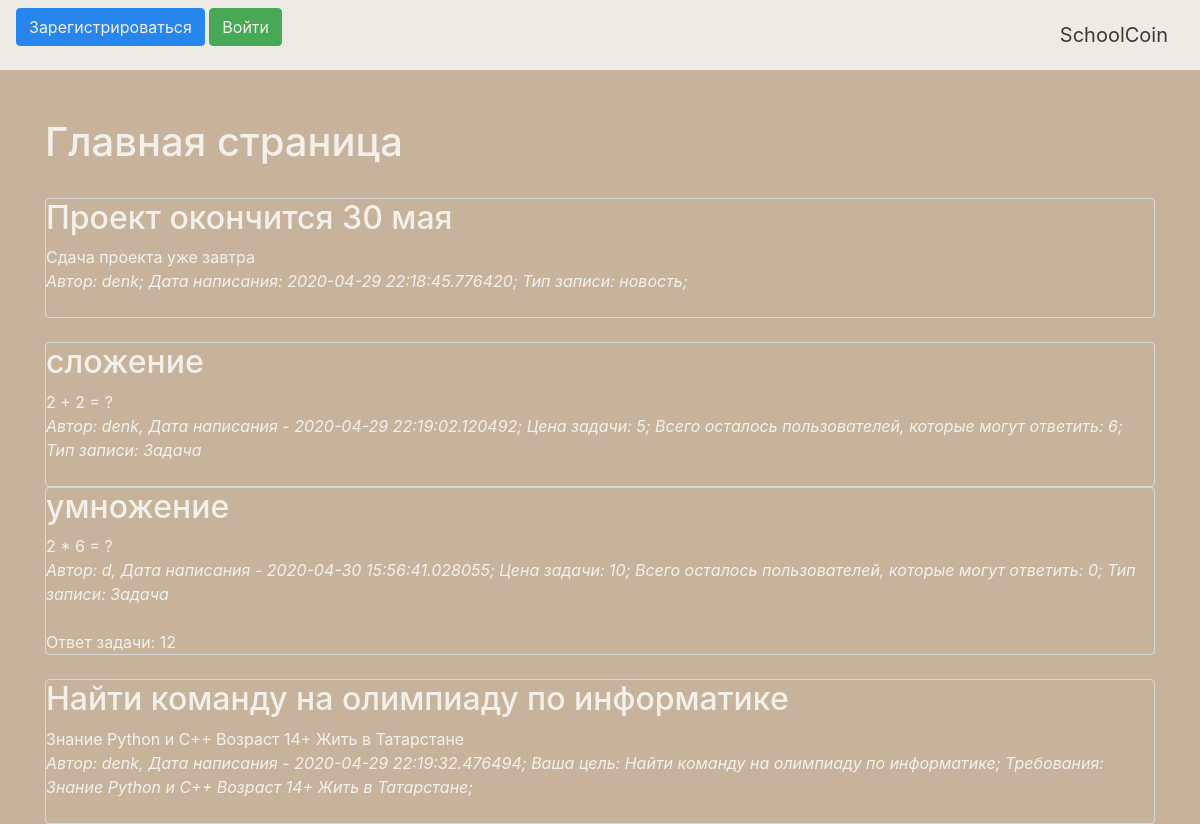
The page / on the database its author committed.
### data/news.py (models this page shows)
class News(SqlAlchemyBase):
    __tablename__ = 'news'
    id = sqlalchemy.Column(sqlalchemy.Integer,
                           primary_key=True, autoincrement=True)
    title = sqlalchemy.Column(sqlalchemy.String, nullable=True)
    content = sqlalchemy.Column(sqlalchemy.String, nullable=True)
    created_date = sqlalchemy.Column(sqlalchemy.DateTime,
                                     default=datetime.datetime.now)
    is_private = sqlalchemy.Column(sqlalchemy.Boolean, default=True)
    user_id = sqlalchemy.Column(sqlalchemy.Integer,
                                sqlalchemy.ForeignKey("users.id"))
    user = orm.relation('User')
    categories = orm.relation("Category",
                              secondary="association",
                              backref="news")

### data/users.py (models this page shows, shortened)
class User(SqlAlchemyBase, UserMixin):
    __tablename__ = 'users'
    id = sqlalchemy.Column(sqlalchemy.Integer,
                           primary_key=True, autoincrement=True)
    name = sqlalchemy.Column(sqlalchemy.String, nullable=True)
    schoolcoins = sqlalchemy.Column(sqlalchemy.Integer, default=0, nullable=False)
    numberoftasks = sqlalchemy.Column(sqlalchemy.Integer, default=0, nullable=False)
    olimps = sqlalchemy.Column(sqlalchemy.Integer, default=0, nullable=False)
    averagemark = sqlalchemy.Column(sqlalchemy.Integer, default=0, nullable=False)
    about = sqlalchemy.Column(sqlalchemy.String, nullable=True)
    email = sqlalchemy.Column(sqlalchemy.String,
                              index=True, unique=True, nullable=True)
    hashed_password = sqlalchemy.Column(sqlalchemy.String, nullable=True)
    answer = sqlalchemy.Column(sqlalchemy.Integer, default=0, nullable=False)
    created_date = sqlalchemy.Column(sqlalchemy.DateTime,
                                     default=datetime.datetime.now)
    news = orm.relation("News", back_populates='user')
    tasks = orm.relation("Tasks", back_populates='user')
    vacancys = orm.relation("Vacancys", back_populates='user')

### data/tasks.py (models this page shows)
class Tasks(SqlAlchemyBase):
    __tablename__ = 'tasks'
    id = sqlalchemy.Column(sqlalchemy.Integer,
                           primary_key=True, autoincrement=True)
    title = sqlalchemy.Column(sqlalchemy.String, nullable=True)
    content = sqlalchemy.Column(sqlalchemy.String, nullable=True)
    asnwer = sqlalchemy.Column(sqlalchemy.String, nullable=True)
    created_date = sqlalchemy.Column(sqlalchemy.DateTime,
                                     default=datetime.datetime.now)
    user_id = sqlalchemy.Column(sqlalchemy.Integer,
                                sqlalchemy.ForeignKey("users.id"))
    cost = sqlalchemy.Column(sqlalchemy.Integer, default=5, nullable=False)
    reusable = sqlalchemy.Column(sqlalchemy.Integer, default=1000, nullable=False)
    answeroftask = sqlalchemy.Column(sqlalchemy.String, nullable=True)
    correctUsers = sqlalchemy.Column(sqlalchemy.String, nullable=True)
    user = orm.relation('User')
    categories = orm.relation("Category",
                              secondary="association",
                              backref="tasks")

### data/vacancys.py (models this page shows)
class Vacancys(SqlAlchemyBase):
    __tablename__ = 'vacancys'
    id = sqlalchemy.Column(sqlalchemy.Integer,
                           primary_key=True, autoincrement=True)
    title = sqlalchemy.Column(sqlalchemy.String, nullable=True)
    content = sqlalchemy.Column(sqlalchemy.String, nullable=True)
    created_date = sqlalchemy.Column(sqlalchemy.DateTime,
                                     default=datetime.datetime.now)
    user_id = sqlalchemy.Column(sqlalchemy.Integer,
                                sqlalchemy.ForeignKey("users.id"))
    user = orm.relation('User')

### main.py (the view)
@app.route("/")
def index():
    session = db_session.create_session()
    tasks = session.query(Tasks)
    vacancys = session.query(Vacancys)
    if current_user.is_authenticated:
        news = session.query(News).filter(
            (News.user == current_user) | (News.is_private != True))
    else:
        news = session.query(News).filter(News.is_private != True)
    return render_template("indexMain.html", news=news, tasks=tasks, vacancys=vacancys)

### data/db_session.py (called while the page is built)
def create_session() -> Session:
    global __factory
    return __factory()

### templates/indexMain.html (shortened to what this page needs)
{% extends "base.html" %}
{% block content %}
<br><br>
<h1>Главная страница</h1>
<br>
{% for item in news%}
<div class="col-md6 border rounded">
    <h2>{{item.title}}</h2>
    <div>
        {{item.content}}
    </div>
    <div>
        <i>
        Автор: {{item.user.name}}; Дата написания: {{item.created_date}};
        Тип записи: новость;
        </i>
    </div>
    <br>
</div>
{% endfor %}
<br>
{% for item in tasks%}
<div class="col-md6 border rounded">
    <h2>{{item.title}}</h2>
    <div>
        {{item.content}}
    </div>
    <div>
        <i>Автор: {{item.user.name}}, Дата написания - {{item.created_date}};
        Цена задачи: {{item.cost}};
        Всего осталось пользователей, которые могут ответить: {{item.reusable}};
        Тип записи: Задача</i>
    </div>
    <br>
    {% if item.reusable <= 0 %}
        <div>Ответ задачи: {{item.answeroftask}}</div>
    {% endif %}
</div>
{% endfor %}
<br>
{% for item in vacancys%}
<div class="col-md6 border rounded">
    <h2>{{item.title}}</h2>
    <div>
        {{item.content}}
    </div>
    <div>
        <i>
        Автор: {{item.user.name}}, Дата написания - {{item.created_date}};
        Ваша цель: {{item.title}};
        Требования: {{item.content}};
        </i>
    </div>
    <br>
</div>
{% endfor %}
{% endblock %}

### templates/base.html (shortened to what this page needs)
<!doctype html>
<html lang="en">
<head>
    <link rel="stylesheet"
          href="https://stackpath.bootstrapcdn.com/bootstrap/4.4.1/css/bootstrap.min.css"
>
</head>
<body>
<header>
    <nav class="navbar navbar-light bg-light">
        {% if current_user.is_authenticated %}
            <a class="navbar-brand" href="/logout">{{ current_user.name }}</a>
        {% else %}
            <p>
                <a class="btn btn-primary " href="/register">Зарегистрироваться</a>
                <a class="btn btn-success" href="/login">Войти</a>
            </p>
        {% endif %}
        <a class="navbar-brand" href="#">SchoolCoin</a>
    </nav>
</header>
<main role="main" class="container">
    {% block content %}{% endblock %}
</main>
</body>
</html>

### templates/indexMain.html (style rules this page uses)
body { opacity: 0.8; background: #c7b39b url(https://pcvector.net/uploads/posts/2018-08/1533326959_low-poly-background-generator-min.png); color: #fff; }

### rows shown on the page
News: title "Проект окончится 30 мая", content "Сдача проекта уже завтра", user.name "denk", created_date "2020-04-29 22:18:45.776420"
Tasks: title "сложение", content "2 + 2 = ?", user.name "denk", created_date "2020-04-29 22:19:02.120492", cost "5", reusable "6"
Tasks: title "умножение", content "2 * 6 = ?", user.name "d", created_date "2020-04-30 15:56:41.028055", cost "10", reusable "0", answeroftask "12"
Vacancys: title "Найти команду на олимпиаду по информатике", content "Знание Python и C++ Возраст 14+ Жить в Татарстане", user.name "denk", created_date "2020-04-29 22:19:32.476494"
